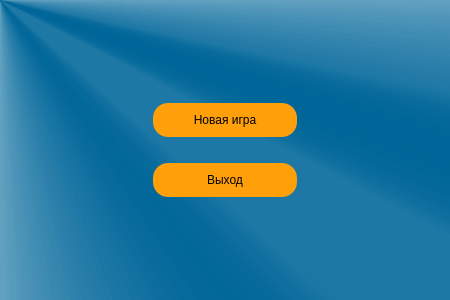
<?xml version="1.0" encoding="UTF-8"?>
<ui version="4.0">
 <class>LaunchScreen</class>
 <widget class="QMainWindow" name="LaunchScreen">
  <property name="geometry">
   <rect>
    <x>0</x>
    <y>0</y>
    <width>450</width>
    <height>300</height>
   </rect>
  </property>
  <property name="minimumSize">
   <size>
    <width>450</width>
    <height>300</height>
   </size>
  </property>
  <property name="maximumSize">
   <size>
    <width>450</width>
    <height>300</height>
   </size>
  </property>
  <property name="windowTitle">
   <string>Числовая угадайка</string>
  </property>
  <property name="styleSheet">
   <string notr="true">QWidget{
	background-color: qconicalgradient(cx:0, cy:0, angle:135, stop:0 rgba(0, 102, 153, 69), stop:0.375 rgba(0, 102, 153, 69), stop:0.423533 rgba(0, 102, 153, 145), stop:0.45 rgba(0, 102, 153, 208), stop:0.477581 rgba(0, 102, 153, 130), stop:0.518717 rgba(0, 102, 153, 130), stop:0.55 rgba(0, 102, 153, 255), stop:0.57754 rgba(0, 102, 153, 130), stop:0.625 rgba(0, 102, 153, 69), stop:1 rgba(0, 102, 153, 69));
}

QPushButton{
	padding: 10px;
	border-radius: 15px;
	background-color: rgb(255, 159, 10);
	color: black;
}

QPushButton::pressed{
	background-color: rgba(255, 159, 10, 0.8);
}</string>
  </property>
  <widget class="QWidget" name="centralwidget">
   <layout class="QGridLayout" name="gridLayout">
    <item row="0" column="1">
     <spacer name="verticalSpacer">
      <property name="orientation">
       <enum>Qt::Vertical</enum>
      </property>
      <property name="sizeHint" stdset="0">
       <size>
        <width>20</width>
        <height>79</height>
       </size>
      </property>
     </spacer>
    </item>
    <item row="1" column="1">
     <widget class="QPushButton" name="pushButton_new_game">
      <property name="focusPolicy">
       <enum>Qt::NoFocus</enum>
      </property>
      <property name="text">
       <string>Новая игра</string>
      </property>
     </widget>
    </item>
    <item row="2" column="0" rowspan="2">
     <spacer name="horizontalSpacer">
      <property name="orientation">
       <enum>Qt::Horizontal</enum>
      </property>
      <property name="sizeHint" stdset="0">
       <size>
        <width>137</width>
        <height>20</height>
       </size>
      </property>
     </spacer>
    </item>
    <item row="2" column="1">
     <spacer name="horizontalSpacer_3">
      <property name="orientation">
       <enum>Qt::Horizontal</enum>
      </property>
      <property name="sizeHint" stdset="0">
       <size>
        <width>137</width>
        <height>20</height>
       </size>
      </property>
     </spacer>
    </item>
    <item row="2" column="2" rowspan="2">
     <spacer name="horizontalSpacer_2">
      <property name="orientation">
       <enum>Qt::Horizontal</enum>
      </property>
      <property name="sizeHint" stdset="0">
       <size>
        <width>137</width>
        <height>20</height>
       </size>
      </property>
     </spacer>
    </item>
    <item row="3" column="1">
     <widget class="QPushButton" name="pushButton_exit">
      <property name="minimumSize">
       <size>
        <width>140</width>
        <height>0</height>
       </size>
      </property>
      <property name="focusPolicy">
       <enum>Qt::NoFocus</enum>
      </property>
      <property name="text">
       <string>Выход</string>
      </property>
     </widget>
    </item>
    <item row="4" column="1">
     <spacer name="verticalSpacer_2">
      <property name="orientation">
       <enum>Qt::Vertical</enum>
      </property>
      <property name="sizeHint" stdset="0">
       <size>
        <width>20</width>
        <height>78</height>
       </size>
      </property>
     </spacer>
    </item>
   </layout>
  </widget>
 </widget>
 <resources/>
 <connections/>
</ui>
